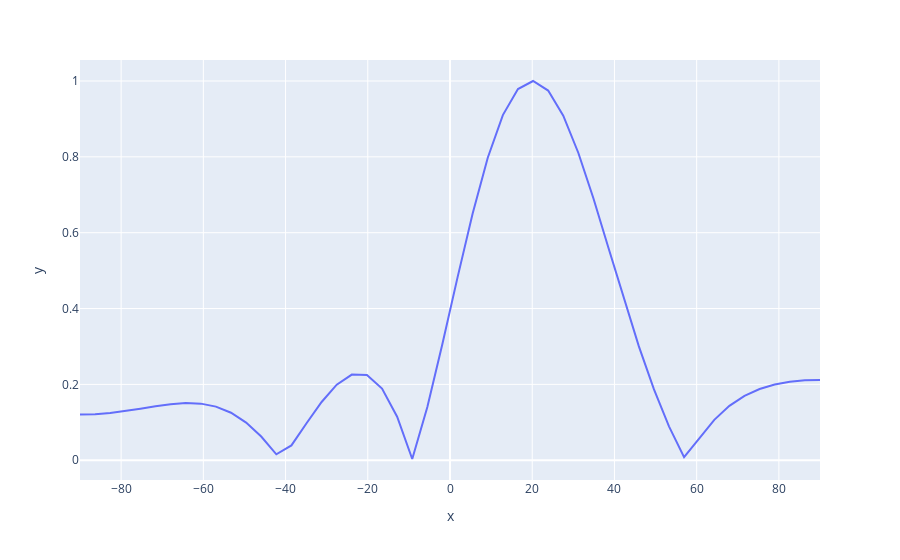

The notebook cell this image was saved under:
### Code cell
B_abs = B(theta, theta_0, M, d, Ta, c, omega)
px.line(x = theta/np.pi*180, y = B_abs)

### Figure 1 — Plotly figure (JSON) as saved in the notebook; plotly's stock layout.template omitted (floating-point values rounded to 4 significant figures)
{"data": [{"hovertemplate": "x=%{x}<br>y=%{y}<extra></extra>", "legendgroup": "", "line": {"color": "#636efa", "dash": "solid"}, "marker": {"symbol": "circle"}, "mode": "lines", "name": "", "orientation": "v", "showlegend": false, "type": "scatter", "x": [-90, -86.33, -82.65, -78.98, -75.31, -71.63, -67.96, -64.29, -60.61, -56.94, -53.27, -49.59, -45.92, -42.24, -38.57, -34.9, -31.22, -27.55, -23.88, -20.2, -16.53, -12.86, -9.184, -5.51, -1.837, 1.837, 5.51, 9.184, 12.86, 16.53, 20.2, 23.88, 27.55, 31.22, 34.9, 38.57, 42.24, 45.92, 49.59, 53.27, 56.94, 60.61, 64.29, 67.96, 71.63, 75.31, 78.98, 82.65, 86.33, 90], "xaxis": "x", "y": [0.1204, 0.1215, 0.1248, 0.1298, 0.1359, 0.1424, 0.1478, 0.1507, 0.1493, 0.1415, 0.1253, 0.09927, 0.06256, 0.01571, 0.03908, 0.09761, 0.1536, 0.1993, 0.2258, 0.2246, 0.1889, 0.1149, 0.003315, 0.1407, 0.307, 0.4822, 0.6508, 0.7977, 0.91, 0.9787, 0.9999, 0.9747, 0.9085, 0.8101, 0.69, 0.559, 0.4266, 0.3009, 0.1874, 0.08936, 0.00813, 0.05666, 0.1065, 0.1434, 0.1697, 0.1878, 0.1996, 0.2068, 0.2107, 0.2119], "yaxis": "y"}], "layout": {"legend": {"tracegroupgap": 0}, "margin": {"t": 60}, "xaxis": {"anchor": "y", "domain": [0, 1], "title": {"text": "x"}}, "yaxis": {"anchor": "x", "domain": [0, 1], "title": {"text": "y"}}}}
